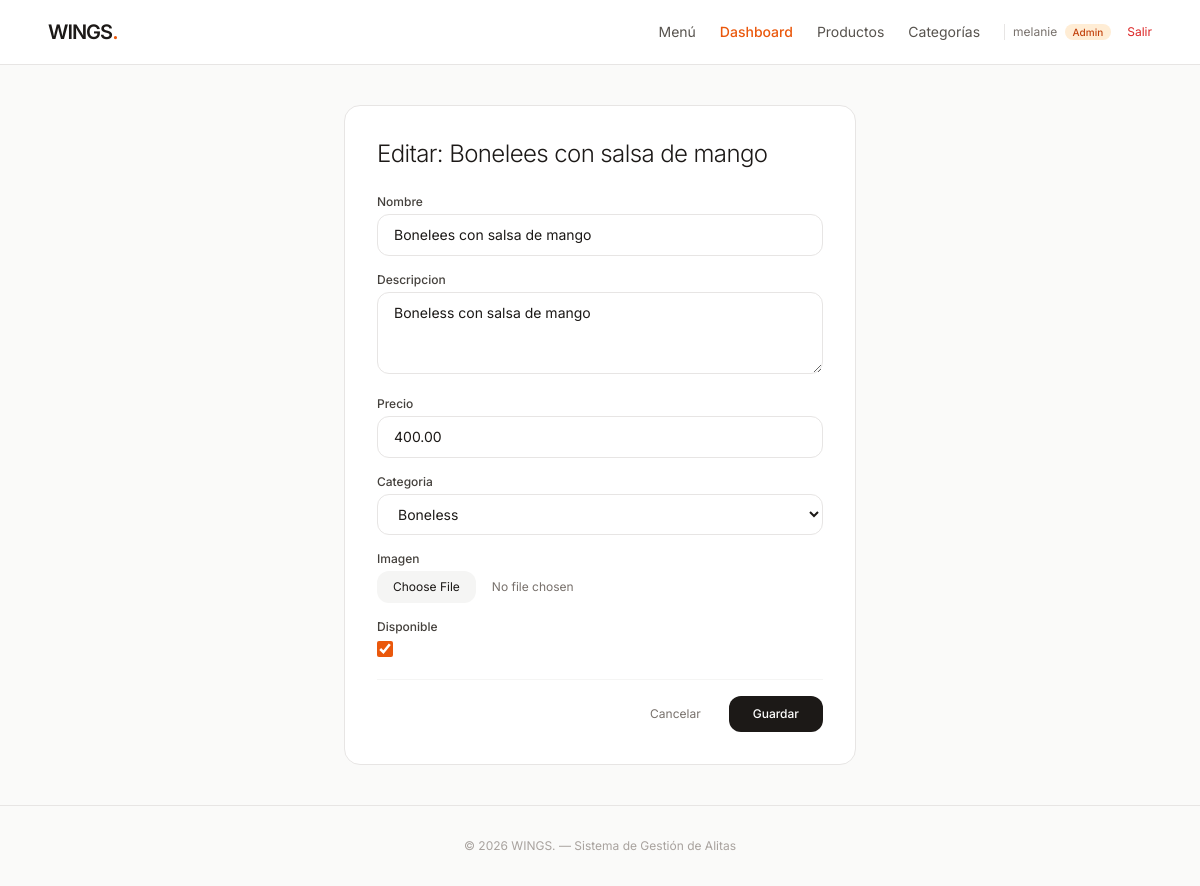
Before: /panel/productos/editar/6/ (signed in) with the older database file.
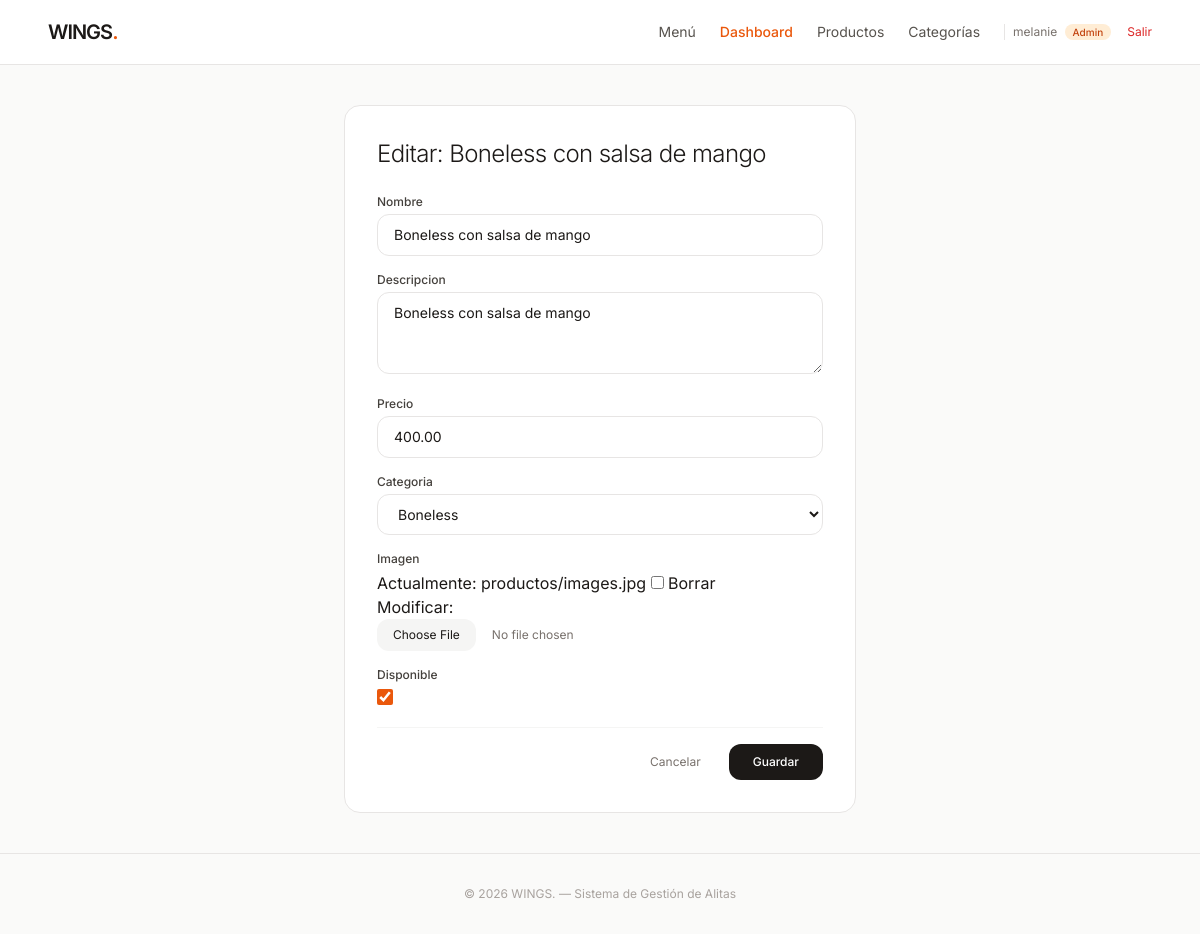
After: the same page with the newer database file.
### tienda/models.py (models this page shows, shortened)
class Producto(models.Model):
    nombre = models.CharField(max_length=100)
    descripcion = models.TextField(max_length=250)
    precio = models.DecimalField(max_digits=6, decimal_places=2)
    categoria = models.ForeignKey(Categoria, on_delete=models.CASCADE, related_name='productos')
    imagen = models.ImageField(upload_to='productos/', blank=True, null=True)
    disponible = models.BooleanField(default=True)

### tienda/views.py (the view)
# urls.py: path('panel/productos/editar/<int:pk>/', views.editar_producto, name='editar_producto'),
@user_passes_test(es_administrador, login_url='inicio')
def editar_producto(request, pk):
    producto = get_object_or_404(Producto, pk=pk)
    if request.method == 'POST':
        form = ProductoForm(request.POST, request.FILES, instance=producto)
        if form.is_valid():
            form.save()
            messages.success(request, f"El producto '{producto.nombre}' fue actualizado.")
            return redirect('lista_productos')
    else:
        form = ProductoForm(instance=producto)
    return render(request, 'tienda/form_producto.html', {'form': form, 'titulo': f'Editar: {producto.nombre}'})

### tienda/forms.py (shortened to what this page needs)
class ProductoForm(forms.ModelForm):
    class Meta:
        model = Producto
        fields = ['nombre', 'descripcion', 'precio', 'categoria', 'imagen', 'disponible']
        widgets = {
            'nombre': forms.TextInput(attrs={'class': ESTILO_INPUT, 'placeholder': 'Ej. 12 Alitas Búfalo'}),
            'descripcion': forms.Textarea(attrs={'class': ESTILO_INPUT, 'rows': 3, 'placeholder': 'Descripción del platillo...'}),
            'precio': forms.NumberInput(attrs={'class': ESTILO_INPUT, 'step': '0.01', 'min': '1'}),
            'categoria': forms.Select(attrs={'class': f'{ESTILO_INPUT} bg-white'}),
            'imagen': forms.ClearableFileInput(attrs={'class': 'w-full text-xs text-stone-500 file:mr-4 file:py-2 file:px-4 file:rounded-xl file:border-0 file:bg-stone-100 file:text-stone-900'}),
            'disponible': forms.CheckboxInput(attrs={'class': 'w-4 h-4 accent-orange-600 rounded'}),
        }

### tienda/models.py (called while the page is built)
    def __str__(self):
        return self.nombre

### tienda/views.py (called while the page is built)
def es_administrador(user):
    return user.is_authenticated and user.is_staff

### tienda/templates/tienda/form_producto.html (shortened to what this page needs)
{% extends 'tienda/base.html' %}
{% block content %}
<div class="max-w-lg mx-auto bg-white border border-stone-200 rounded-2xl p-8">
    <h1 class="text-2xl font-light tracking-tight mb-6">{{ titulo }}</h1>
    <form method="POST" enctype="multipart/form-data" class="space-y-4">
        {% for field in form %}
        <div>
            <label class="block text-xs font-medium text-stone-700 mb-1">{{ field.label }}</label>
            {{ field }}
        </div>
        {% endfor %}
        <div class="pt-4 flex justify-end gap-3 border-t border-stone-100">
            <a href="{% url 'lista_productos' %}" class="text-xs text-stone-500 px-4 py-2.5">Cancelar</a>
            <button type="submit" class="bg-stone-900 hover:bg-orange-600 text-white text-xs font-medium px-6 py-2.5 rounded-xl transition">Guardar</button>
        </div>
    </form>
</div>
{% endblock %}

Changed rows visible on the page:
changed Producto "Boneless con salsa de mango": nombre "Bonelees con salsa de mango" → "Boneless con salsa de mango"
Other visible differences:
{{ titulo }}: "Editar: Bonelees con salsa de mango" → "Editar: Boneless con salsa de mango"
new list line: "Actualmente: productos/images.jpg Borrar Modificar: ☐"
